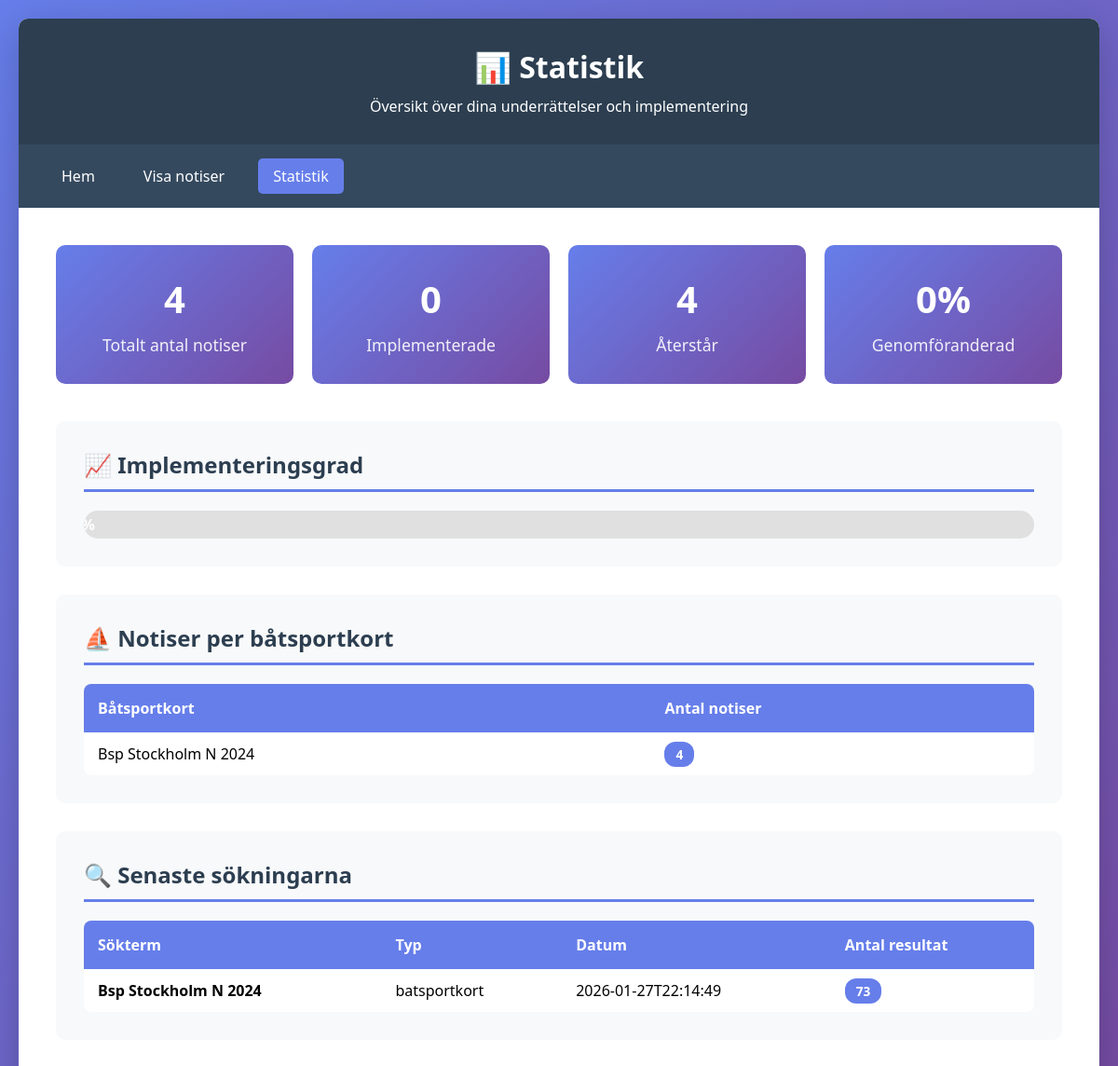
The app's page /statistics with its own data.
### tables this page shows
CREATE TABLE notices (
            id INTEGER PRIMARY KEY AUTOINCREMENT,
            notice_number TEXT,
            title TEXT,
            affected_charts TEXT,
            sjokort_nummer TEXT,
            batsportkort TEXT,
            published_date TEXT,
            area TEXT,
            content TEXT,
            url TEXT,
            scraped_date TEXT,
            UNIQUE(notice_number)
        );

CREATE TABLE search_history (
            id INTEGER PRIMARY KEY AUTOINCREMENT,
            search_term TEXT,
            search_type TEXT,
            search_date TEXT,
            results_count INTEGER
        );

### app.py (the view)
@app.route('/statistics')
def statistics():
    conn = get_db()
    c = conn.cursor()
    c.execute('SELECT COUNT(*) FROM notices')
    total_notices = c.fetchone()[0]
    c.execute('SELECT COUNT(*) FROM implementation_status WHERE implemented = 1')
    implemented = c.fetchone()[0]
    c.execute('''
        SELECT sjokort_nummer, COUNT(*) as count
        FROM notices
        WHERE sjokort_nummer != ''
        GROUP BY sjokort_nummer
        ORDER BY count DESC
    ''')
    by_sjokort = c.fetchall()
    c.execute('''
        SELECT batsportkort, COUNT(*) as count
        FROM notices
        WHERE batsportkort != ''
        GROUP BY batsportkort
        ORDER BY count DESC
    ''')
    by_batsportkort = c.fetchall()
    c.execute('''
        SELECT search_term, search_type, search_date, results_count
        FROM search_history
        ORDER BY search_date DESC
        LIMIT 10
    ''')
    recent_searches = c.fetchall()
    conn.close()
    return render_template('statistics.html',
                         total_notices=total_notices,
                         implemented=implemented,
                         by_sjokort=by_sjokort,
                         by_batsportkort=by_batsportkort,
                         recent_searches=recent_searches)

### app.py (called while the page is built)
def get_db():
    conn = sqlite3.connect(app.config['DATABASE'])
    conn.row_factory = sqlite3.Row
    return conn

### templates/statistics.html (shortened to what this page needs)
<!DOCTYPE html>
<html lang="sv">
<head>
</head>
<body>
    <div class="container">
        <header>
            <h1>📊 Statistik</h1>
            <p>Översikt över dina underrättelser och implementering</p>
        </header>
        <nav>
            <a href="/">Hem</a>
            <a href="/notices">Visa notiser</a>
            <a href="/statistics" class="active">Statistik</a>
        </nav>
        <div class="content">
            <div class="stats-grid">
                <div class="stat-card">
                    <h3>{{ total_notices }}</h3>
                    <p>Totalt antal notiser</p>
                </div>
                <div class="stat-card">
                    <h3>{{ implemented }}</h3>
                    <p>Implementerade</p>
                </div>
                <div class="stat-card">
                    <h3>{{ total_notices - implemented }}</h3>
                    <p>Återstår</p>
                </div>
                <div class="stat-card">
                    <h3>{% if total_notices > 0 %}{{ ((implemented / total_notices) * 100)|round|int }}%{% else %}0%{% endif %}</h3>
                    <p>Genomföranderad</p>
                </div>
            </div>
            {% if total_notices > 0 %}
            <div class="section">
                <h2>📈 Implementeringsgrad</h2>
                <div class="progress-bar">
                    <div class="progress-fill" style="width: {% if total_notices > 0 %}{{ (implemented / total_notices) * 100 }}%{% else %}0%{% endif %}">
                        {% if total_notices > 0 %}{{ ((implemented / total_notices) * 100)|round|int }}%{% else %}0%{% endif %}
                    </div>
                </div>
            </div>
            {% endif %}
            {% if by_batsportkort %}
            <div class="section">
                <h2>⛵ Notiser per båtsportkort</h2>
                <table>
                    <thead>
                        <tr>
                            <th>Båtsportkort</th>
                            <th>Antal notiser</th>
                        </tr>
                    </thead>
                    <tbody>
                        {% for item in by_batsportkort %}
                        <tr>
                            <td>{{ item[0] }}</td>
                            <td><span class="badge">{{ item[1] }}</span></td>
                        </tr>
                        {% endfor %}
                    </tbody>
                </table>
            </div>
            {% endif %}
            {% if recent_searches %}
            <div class="section">
                <h2>🔍 Senaste sökningarna</h2>
                <table>
                    <thead>
                        <tr>
                            <th>Sökterm</th>
                            <th>Typ</th>
                            <th>Datum</th>
                            <th>Antal resultat</th>
                        </tr>
                    </thead>
                    <tbody>
                        {% for search in recent_searches %}
                        <tr>
                            <td><strong>{{ search[0] }}</strong></td>
                            <td>{{ search[1] }}</td>
                            <td>{{ search[2][:19] }}</td>
                            <td><span class="badge">{{ search[3] }}</span></td>
                        </tr>
                        {% endfor %}
                    </tbody>
                </table>
            </div>
            {% endif %}
        </div>
    </div>
</body>
</html>

### templates/statistics.html (style rules this page uses)
* { margin: 0; padding: 0; box-sizing: border-box; }
body { font-family: 'Segoe UI', Tahoma, Geneva, Verdana, sans-serif; background: linear-gradient(135deg, #667eea 0%, #764ba2 100%); min-height: 100vh; padding: 20px; }
.container { max-width: 1400px; margin: 0 auto; background: white; border-radius: 10px; box-shadow: 0 10px 40px rgba(0,0,0,0.2); overflow: hidden; }
header { background: #2c3e50; color: white; padding: 30px; text-align: center; }
header h1 { font-size: 2em; margin-bottom: 10px; }
nav { background: #34495e; padding: 15px 30px; display: flex; gap: 20px; flex-wrap: wrap; }
nav a { color: white; text-decoration: none; padding: 8px 16px; border-radius: 5px; transition: background 0.3s; }
nav a.active { background: #667eea; }
.content { padding: 40px; }
.stats-grid { display: grid; grid-template-columns: repeat(auto-fit, minmax(250px, 1fr)); gap: 20px; margin-bottom: 40px; }
.stat-card { background: linear-gradient(135deg, #667eea 0%, #764ba2 100%); color: white; padding: 30px; border-radius: 10px; text-align: center; }
.stat-card h3 { font-size: 2.5em; margin-bottom: 10px; }
.stat-card p { opacity: 0.9; font-size: 1.1em; }
.section { background: #f8f9fa; padding: 30px; border-radius: 10px; margin-bottom: 30px; }
.section h2 { color: #2c3e50; margin-bottom: 20px; padding-bottom: 10px; border-bottom: 3px solid #667eea; }
table { width: 100%; border-collapse: collapse; background: white; border-radius: 8px; overflow: hidden; }
table th { background: #667eea; color: white; padding: 15px; text-align: left; font-weight: 600; }
table td { padding: 12px 15px; border-bottom: 1px solid #e0e0e0; }
table tr:last-child td { border-bottom: none; }
.badge { background: #667eea; color: white; padding: 4px 12px; border-radius: 12px; font-size: 0.85em; font-weight: bold; }
.progress-bar { width: 100%; height: 30px; background: #e0e0e0; border-radius: 15px; overflow: hidden; margin-top: 20px; }
.progress-fill { height: 100%; background: linear-gradient(90deg, #4caf50 0%, #8bc34a 100%); display: flex; align-items: center; justify-content: center; color: white; font-weight: bold; transition: width 0.3s; }

### records on screen
notices: batsportkort "Bsp Stockholm N 2024", id "4"
search_history: search_term "Bsp Stockholm N 2024", search_type "batsportkort", search_date "2026-01-27T22:14:49", results_count "73"

### other values on screen
{{ total_notices }} "4"
{{ implemented }} "0"
{{ total_notices - implemented }} "4"
{{ ((implemented / total_notices) * 100)|round|int }} "0"
